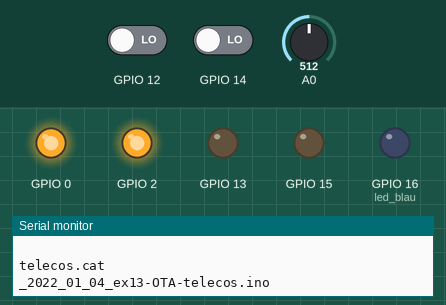
A sketch run on a simulated ESP8266 (NodeMCU). Shown: output pins drawn as LEDs (lit = HIGH), the last lines printed to the serial monitor. Dashed ring = blinking. The inputs (shaded band) are chosen by the test bench; at power-on: GPIO 12 LOW, GPIO 14 LOW, A0 = 512. WiFi joins after 1.5 s; servers stay silent unless stated.

Above: at 2.75 s.
3.6 s: GPIO 12 driven HIGH
At 3.9 s:
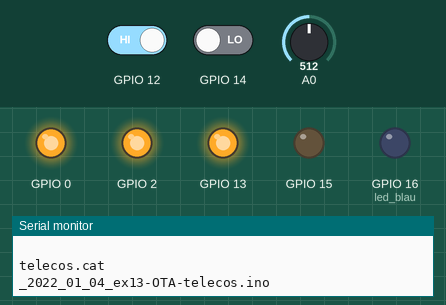
At 6.3 s:
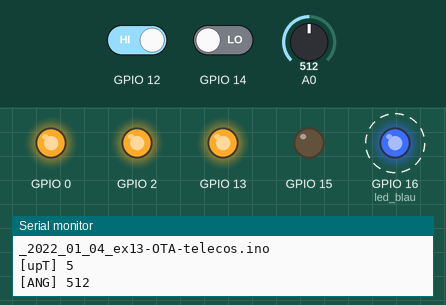
Timing chart, 0 to 13.1 s (numbered marks = the images above; inputs shaded):
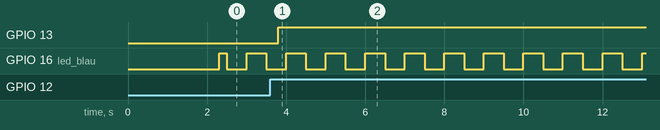

Measured:
- after the input at 3.6 s, GPIO 13: LOW → HIGH after 0.20 s
- by itself, GPIO 16 (led_blau): alternates HIGH for 0.50 s and LOW for 0.50 s

The sketch:

13_2022_01_04_ex13-OTA-telecos.ino
```cpp
//_2022_01_04_ex13-OTA-telecos.ino
//curs tardor 2022 telecos.cat
//jnogues@gmail.com
//pseudo-multitasking i blynk
//OverTheAir flashing

//------------------ LLIBRERIES --------------------------------------------------------------------
#define BLYNK_PRINT Serial //Activo missatges de blynk per debug
#include <ESP8266WiFi.h> //Llibreria WIFI
#include <BlynkSimpleEsp8266.h> //Llibreria Blynk app
#include <ESP8266mDNS.h>
#include <WiFiUdp.h>
#include <ArduinoOTA.h>
BlynkTimer taskScheduler;//organitzador de tasques
//--------------------------------------------------------------------------------------------------

//------------------ CONFIGURACIÓ ------------------------------------------------------------------
char auth[] = "xxxxxxxxxxxxxxxxxxxxxxxxxxxxxxxxx"; //token (super-password) obtingut a l'app del mòbil
char ssid[] = "xxxxxxxxxxxxxx"; //xarxa wifi
char pass[] = "xxxxxxxxxxxxxx"; //password wifi
#define led_blau 16  //led blau de la nodeMCU
#define STAHOSTNAME "elMeu1rOTA"
//--------------------------------------------------------------------------------------------------


//------------------ VARIABLES ---------------------------------------------------------------------
//Més info a : https://programarfacil.com/blog/arduino-blog/tipos-de-datos-en-arduino/
unsigned int valueA0=0;//valor de 0 a 65535,16 bits
unsigned int limitA0=512;
//--------------------------------------------------------------------------------------------------

/*------------------recordatori de pins virtuals utilitzats-----------------------------------------
V0    upTime
V1    valueA0
V3    led virtual estat SORTIDA gpio0, cal afegir un interruptor virtual assignat a gpio0
V4    led virtual estat SORTIDA gpio2, cal afegir un interruptor virtual assignat a gpio2
V5    led virtual estat SORTIDA gpio13, el pulsador físic gpio12 commuta el seu estat
V6    Widget de text que indica finestra OBERTA/TANCADA, entrada gpio14
V10   led virtual alarma A0

--------------------------------------------------------------------------------------------------*/

boolean stateGPIO16=0;
boolean stateGPIO0=0;
boolean prevstateGPIO0=0;
boolean stateGPIO2=0;
boolean prevstateGPIO2=0;
boolean stateGPIO13=0;
boolean prevstateGPIO13=0;
boolean stateGPIO12=0;
boolean prevstateGPIO12=0;
boolean stateGPIO14=0;
boolean prevstateGPIO14=0;

void setup()
{
  Serial.begin(115200);
  delay(500);
  Serial.println(" ");
  Serial.println("telecos.cat");
  Serial.println("_2022_01_04_ex13-OTA-telecos.ino");

  pinMode(0, OUTPUT);
  digitalWrite(0,HIGH);
  pinMode(2, OUTPUT);
  digitalWrite(2,HIGH);
  pinMode(13, OUTPUT);
  digitalWrite(13,LOW);
  pinMode(15, OUTPUT);
  digitalWrite(15,LOW);
  pinMode(4, INPUT);
  pinMode(5, INPUT);
  pinMode(12, INPUT);
  pinMode(14, INPUT);
  pinMode(led_blau, OUTPUT);

  taskScheduler.setInterval(500L,  toggleLed);            //tasca 1
  taskScheduler.setInterval(5000L, upTime);               //tasca 2
  taskScheduler.setInterval(5001L, analogA0);             //tasca 3
  taskScheduler.setInterval(300L,  checkInputsOutputs);   //tasca 4

  // Servidor de Blynk
  // IP del servidor privat de blynk del @rprimTech
  Blynk.begin(auth, ssid, pass, IPAddress(5,196,88,155), 8080);
  ArduinoOTA.setHostname(STAHOSTNAME);
  ArduinoOTA.begin();

}

void loop()
{
   if (Blynk.connected())
    {
      Blynk.run(); //Aquí fa la màgia Blynk
    }

   taskScheduler.run();
   ArduinoOTA.handle();


}


//***********************TASQUES***********************

//tasca 1
void toggleLed()
{
  digitalWrite(led_blau, !digitalRead(led_blau));
}

//tasca 2
void upTime()
{
  //Serial.print("[upT] ");
  //Serial.println(millis());
  Serial.printf("[upT] %u \n", millis()/1000);//fa el mateix
  Blynk.virtualWrite(V0, millis()/1000);
}

//tasca 3
void analogA0()
{
  valueA0=analogRead(A0);
  Serial.printf("[ANG] %d \n", valueA0);
  Blynk.virtualWrite(V1, valueA0);
  if (valueA0 >= limitA0)
  {
    Blynk.virtualWrite(V10, 255);
  }
  else
  {
    Blynk.virtualWrite(V10, 0);
  }
}

//tasca 4
void checkInputsOutputs()
{
  //GPIO0
  stateGPIO0=digitalRead(0);
  if (stateGPIO0!=prevstateGPIO0)
  {
    if (stateGPIO0==0) Blynk.virtualWrite(V3,255);
    if (stateGPIO0==1) Blynk.virtualWrite(V3,0);
  }
  prevstateGPIO0=stateGPIO0;

  //GPIO2
  stateGPIO2=digitalRead(2);
  if (stateGPIO2!=prevstateGPIO2)
  {
    if (stateGPIO2==0) Blynk.virtualWrite(V4,255);
    if (stateGPIO2==1) Blynk.virtualWrite(V4,0);
  }
  prevstateGPIO2=stateGPIO2;

  //Polsador GPIO12 a sortida GPIO13, pulsador físic que commuta GPIO13 i visualització a l'app
  stateGPIO12=digitalRead(12);
  if (prevstateGPIO12==0 && stateGPIO12==1)
  {
    bool temp=digitalRead(13);
    if (temp){ digitalWrite(13,LOW); Blynk.virtualWrite(V5,0);}
    if (!temp){ digitalWrite(13,HIGH); Blynk.virtualWrite(V5,255);}
    prevstateGPIO12=1;
  }
  if (prevstateGPIO12==1 && stateGPIO12==0)
  {
    prevstateGPIO12=0;
  }

  stateGPIO13=digitalRead(13);
  if (stateGPIO13!=prevstateGPIO13)
  {
    if (stateGPIO13==0) Blynk.virtualWrite(V5,0);
    if (stateGPIO13==1) Blynk.virtualWrite(V5,255);
  }
  prevstateGPIO13=stateGPIO13;

  //***************************Sensor finestra oberta/tancada*****************************
  stateGPIO14=digitalRead(14);
  if (stateGPIO14!=prevstateGPIO14)
  {
    if (stateGPIO14==0)  Blynk.virtualWrite(V6,"TANCADA");
    if (stateGPIO14==1)
      {
        Blynk.notify("[NOTF] Finestra OBERTA!!");//Max. 1 notificació cada 5 segons
        Blynk.virtualWrite(V6,"OBERTA");
       }
   }
  prevstateGPIO14=stateGPIO14;
 //*************************************************************************************

}
```
